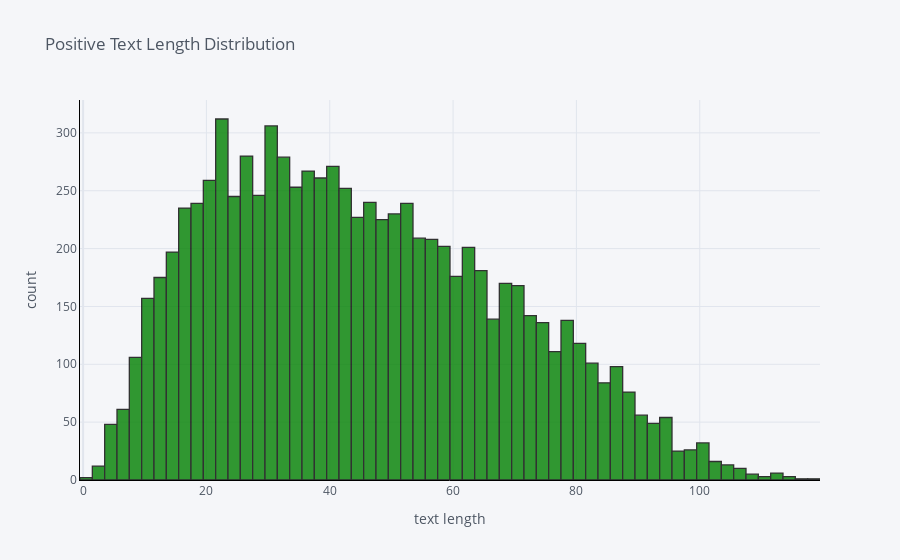
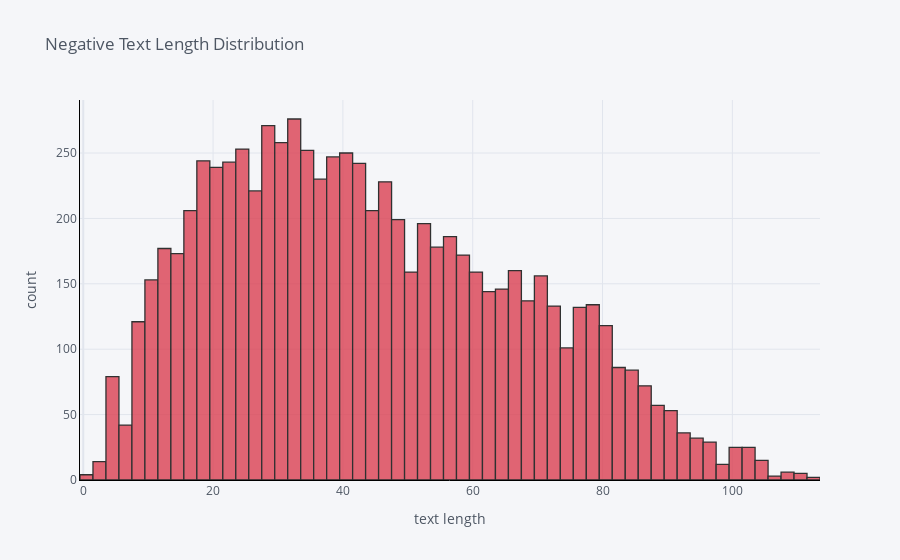
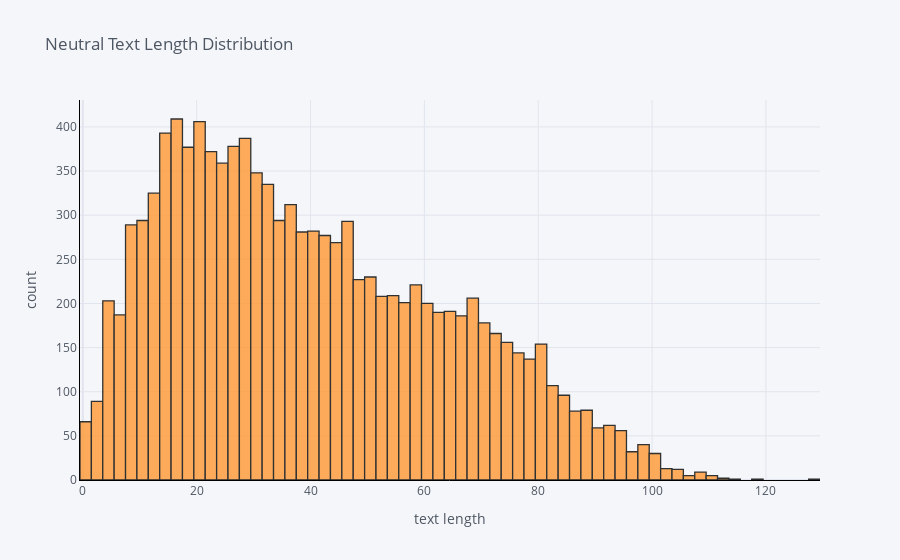

Here is the notebook cell these charts were saved with, in order:
### Markdown cell above
## Sentence length analysis

The histogram shows that the length of the cleaned text ranges from around 2 to 140 characters and generally,it is almost same for all the polarities.

### Code cell
positive['text_length'].iplot(
    kind='hist',
    bins=100,
    xTitle='text length',
    linecolor='black',
    color='green',
    yTitle='count',
    title='Positive Text Length Distribution')

negative['text_length'].iplot(
    kind='hist',
    bins=100,
    xTitle='text length',
    linecolor='black',
    color='red',
    yTitle='count',
    title='Negative Text Length Distribution')

neutral['text_length'].iplot(
    kind='hist',
    bins=100,
    xTitle='text length',
    linecolor='black',
    yTitle='count',
    title='Neutral Text Length Distribution')

### Figure 1 — Plotly figure (JSON) as saved in the notebook; plotly's stock layout.template omitted (floating-point values rounded to 4 significant figures; data arrays with more than 128 entries replaced by an {"elided": "..."} marker saying what was removed)
{"data": [{"histfunc": "count", "histnorm": "", "marker": {"color": "rgba(0, 128, 0, 1.0)", "line": {"color": "#000000", "width": 1.3}}, "name": "text_length", "nbinsx": 100, "opacity": 0.8, "orientation": "v", "x": {"elided": "8582 int values"}, "type": "histogram"}], "layout": {"barmode": "overlay", "legend": {"bgcolor": "#F5F6F9", "font": {"color": "#4D5663"}}, "paper_bgcolor": "#F5F6F9", "plot_bgcolor": "#F5F6F9", "title": {"font": {"color": "#4D5663"}, "text": "Positive Text Length Distribution"}, "xaxis": {"gridcolor": "#E1E5ED", "linecolor": "black", "showgrid": true, "tickfont": {"color": "#4D5663"}, "title": {"font": {"color": "#4D5663"}, "text": "text length"}, "zerolinecolor": "#E1E5ED", "type": "linear", "range": [-0.5, 119.5], "autorange": true}, "yaxis": {"gridcolor": "#E1E5ED", "linecolor": "black", "showgrid": true, "tickfont": {"color": "#4D5663"}, "title": {"font": {"color": "#4D5663"}, "text": "count"}, "zerolinecolor": "#E1E5ED", "range": [0, 328.4], "autorange": true}, "autosize": true}}

### Figure 2 — Plotly figure (JSON) as saved in the notebook; plotly's stock layout.template omitted (floating-point values rounded to 4 significant figures; data arrays with more than 128 entries replaced by an {"elided": "..."} marker saying what was removed)
{"data": [{"histfunc": "count", "histnorm": "", "marker": {"color": "rgba(219, 64, 82, 1.0)", "line": {"color": "#000000", "width": 1.3}}, "name": "text_length", "nbinsx": 100, "opacity": 0.8, "orientation": "v", "x": {"elided": "7781 int values"}, "type": "histogram"}], "layout": {"barmode": "overlay", "legend": {"bgcolor": "#F5F6F9", "font": {"color": "#4D5663"}}, "paper_bgcolor": "#F5F6F9", "plot_bgcolor": "#F5F6F9", "title": {"font": {"color": "#4D5663"}, "text": "Negative Text Length Distribution"}, "xaxis": {"gridcolor": "#E1E5ED", "linecolor": "black", "showgrid": true, "tickfont": {"color": "#4D5663"}, "title": {"font": {"color": "#4D5663"}, "text": "text length"}, "zerolinecolor": "#E1E5ED", "type": "linear", "range": [-0.5, 113.5], "autorange": true}, "yaxis": {"gridcolor": "#E1E5ED", "linecolor": "black", "showgrid": true, "tickfont": {"color": "#4D5663"}, "title": {"font": {"color": "#4D5663"}, "text": "count"}, "zerolinecolor": "#E1E5ED", "range": [0, 290.5], "autorange": true}, "autosize": true}}

### Figure 3 — Plotly figure (JSON) as saved in the notebook; plotly's stock layout.template omitted (floating-point values rounded to 4 significant figures; data arrays with more than 128 entries replaced by an {"elided": "..."} marker saying what was removed)
{"data": [{"histfunc": "count", "histnorm": "", "marker": {"color": "rgba(255, 153, 51, 1.0)", "line": {"color": "#000000", "width": 1.3}}, "name": "text_length", "nbinsx": 100, "opacity": 0.8, "orientation": "v", "x": {"elided": "11117 int values"}, "type": "histogram"}], "layout": {"barmode": "overlay", "legend": {"bgcolor": "#F5F6F9", "font": {"color": "#4D5663"}}, "paper_bgcolor": "#F5F6F9", "plot_bgcolor": "#F5F6F9", "title": {"font": {"color": "#4D5663"}, "text": "Neutral Text Length Distribution"}, "xaxis": {"gridcolor": "#E1E5ED", "linecolor": "black", "showgrid": true, "tickfont": {"color": "#4D5663"}, "title": {"font": {"color": "#4D5663"}, "text": "text length"}, "zerolinecolor": "#E1E5ED", "type": "linear", "range": [-0.5, 129.5], "autorange": true}, "yaxis": {"gridcolor": "#E1E5ED", "linecolor": "black", "showgrid": true, "tickfont": {"color": "#4D5663"}, "title": {"font": {"color": "#4D5663"}, "text": "count"}, "zerolinecolor": "#E1E5ED", "range": [0, 430.5], "autorange": true}, "autosize": true}}
